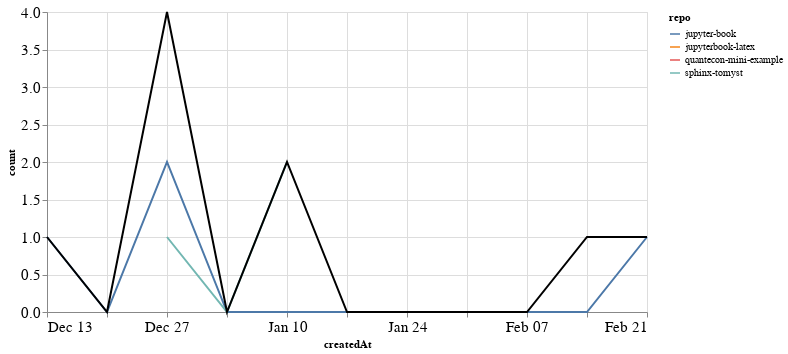

Notebook source saved alongside this figure:
### Markdown cell above
### PRs

### Code cell
prs_time = prs.groupby('repo').resample('W', on='createdAt').count()['author'].reset_index()
prs_time = prs_time.rename(columns={'author': 'count'})
prs_time_total = prs_time.groupby('createdAt').agg({"count": "sum"}).reset_index()

ch1 = alt.Chart(prs_time, width=600).mark_line().encode(
    x='createdAt',
    y='count',
    color='repo',
    tooltip="repo"
)

ch2 = alt.Chart(prs_time_total, width=600).mark_line(color="black").encode(
    x='createdAt',
    y='count',
)

ch1 + ch2

### Figure 1 — Vega-Lite specification as saved in the notebook (floating-point values rounded to 4 significant figures)
{"config": {"axisLeft": {"labelFontSize": 15}, "axisBottom": {"labelFontSize": 15}}, "layer": [{"data": {"name": "data-60dc806de986eed653216f31539ab695"}, "mark": "line", "encoding": {"color": {"type": "nominal", "field": "repo"}, "tooltip": {"type": "nominal", "field": "repo"}, "x": {"type": "temporal", "field": "createdAt"}, "y": {"type": "quantitative", "field": "count"}}, "width": 600}, {"data": {"name": "data-a70910b81077b3b00f5343deb1b20aed"}, "mark": {"type": "line", "color": "black"}, "encoding": {"x": {"type": "temporal", "field": "createdAt"}, "y": {"type": "quantitative", "field": "count"}}, "width": 600}], "$schema": "https://vega.github.io/schema/vega-lite/v4.8.1.json", "datasets": {"data-60dc806de986eed653216f31539ab695": [{"repo": "jupyter-book", "createdAt": "2020-12-13T00:00:00", "count": 1}, {"repo": "jupyter-book", "createdAt": "2020-12-20T00:00:00", "count": 0}, {"repo": "jupyter-book", "createdAt": "2020-12-27T00:00:00", "count": 2}, {"repo": "jupyter-book", "createdAt": "2021-01-03T00:00:00", "count": 0}, {"repo": "jupyter-book", "createdAt": "2021-01-10T00:00:00", "count": 0}, {"repo": "jupyter-book", "createdAt": "2021-01-17T00:00:00", "count": 0}, {"repo": "jupyter-book", "createdAt": "2021-01-24T00:00:00", "count": 0}, {"repo": "jupyter-book", "createdAt": "2021-01-31T00:00:00", "count": 0}, {"repo": "jupyter-book", "createdAt": "2021-02-07T00:00:00", "count": 0}, {"repo": "jupyter-book", "createdAt": "2021-02-14T00:00:00", "count": 0}, {"repo": "jupyter-book", "createdAt": "2021-02-21T00:00:00", "count": 1}, {"repo": "jupyterbook-latex", "createdAt": "2020-12-27T00:00:00", "count": 1}, {"repo": "quantecon-mini-example", "createdAt": "2021-02-14T00:00:00", "count": 1}, {"repo": "sphinx-tomyst", "createdAt": "2020-12-27T00:00:00", "count": 1}, {"repo": "sphinx-tomyst", "createdAt": "2021-01-03T00:00:00", "count": 0}, {"repo": "sphinx-tomyst", "createdAt": "2021-01-10T00:00:00", "count": 2}], "data-a70910b81077b3b00f5343deb1b20aed": [{"createdAt": "2020-12-13T00:00:00", "count": 1}, {"createdAt": "2020-12-20T00:00:00", "count": 0}, {"createdAt": "2020-12-27T00:00:00", "count": 4}, {"createdAt": "2021-01-03T00:00:00", "count": 0}, {"createdAt": "2021-01-10T00:00:00", "count": 2}, {"createdAt": "2021-01-17T00:00:00", "count": 0}, {"createdAt": "2021-01-24T00:00:00", "count": 0}, {"createdAt": "2021-01-31T00:00:00", "count": 0}, {"createdAt": "2021-02-07T00:00:00", "count": 0}, {"createdAt": "2021-02-14T00:00:00", "count": 1}, {"createdAt": "2021-02-21T00:00:00", "count": 1}]}}
